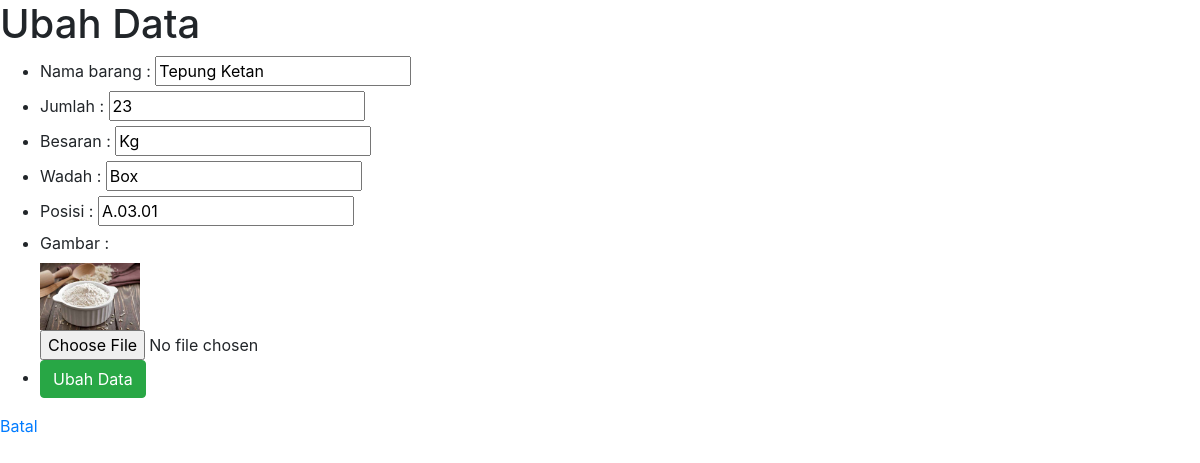
The app's page /ubah.php?id=2 with its own data.
### tables this page shows
CREATE TABLE `gudang` (
  `id` int(11) NOT NULL,
  `gambar` varchar(64) NOT NULL,
  `namabarang` varchar(128) NOT NULL,
  `jumlah` int(11) NOT NULL,
  `besaran` char(16) NOT NULL,
  `wadah` varchar(32) NOT NULL,
  `posisi` varchar(16) NOT NULL
);

### functions.php (called while the page is built, shortened)
<?php
$conn = mysqli_connect("localhost", "root", "", "phpdasar");
function query($query)
{
    global $conn;
    $result = mysqli_query($conn, $query);
    $rows = [];
    while ($row = mysqli_fetch_assoc($result)) {
        $rows[] = $row;
    }
    return $rows;
}

### ubah.php (the view, shortened to what this page needs)
<?php
require 'functions.php';
$id = $_GET["id"];
$gdg = query("SELECT * FROM gudang WHERE id = $id")[0];
?>
<!DOCTYPE html>
<html lang="en">
<head>
    <link rel="stylesheet" href="css/bootstrap.css">
</head>
<body>
    <h1>Ubah Data</h1>
    <form action="" method="post" enctype="multipart/form-data">
        <ul>
            <li>
                <label for="namabarang">Nama barang :</label>
                <input type="text" name="namabarang" id="namabarang" required value="<?= $gdg["namabarang"]; ?>">
            </li>
            <li>
                <label for="jumlah">Jumlah :</label>
                <input type="text" name="jumlah" id="jumlah" value="<?= $gdg["jumlah"]; ?>">
            </li>
            <li>
                <label for=" besaran">Besaran :</label>
                <input type="text" name="besaran" id="besaran" value="<?= $gdg["besaran"]; ?>">
            </li>
            <li>
                <label for=" wadah">Wadah :</label>
                <input type="text" name="wadah" id="wadah" value="<?= $gdg["wadah"]; ?>">
            </li>
            <li>
                <label for=" posisi">Posisi :</label>
                <input type="text" name="posisi" id="posisi" value="<?= $gdg["posisi"]; ?>">
            </li>
            <li>
                <label for=" gambar">Gambar :</label> <br>
                <img src="img/<?= $gdg["gambar"]; ?>" alt="" width="100"> <br>
                <input type="file" name="gambar" id="gambar">
            </li>
            <li>
                <button type=" submit" name="submit" class="btn btn-success">Ubah Data</button>
            </li>
        </ul>
        <a href="index.php">Batal</a>
    </form>
</body>
</html>

### records on screen
gudang: namabarang "Tepung Ketan", jumlah "23", besaran "Kg", wadah "Box", posisi "A.03.01", gambar (picture)
